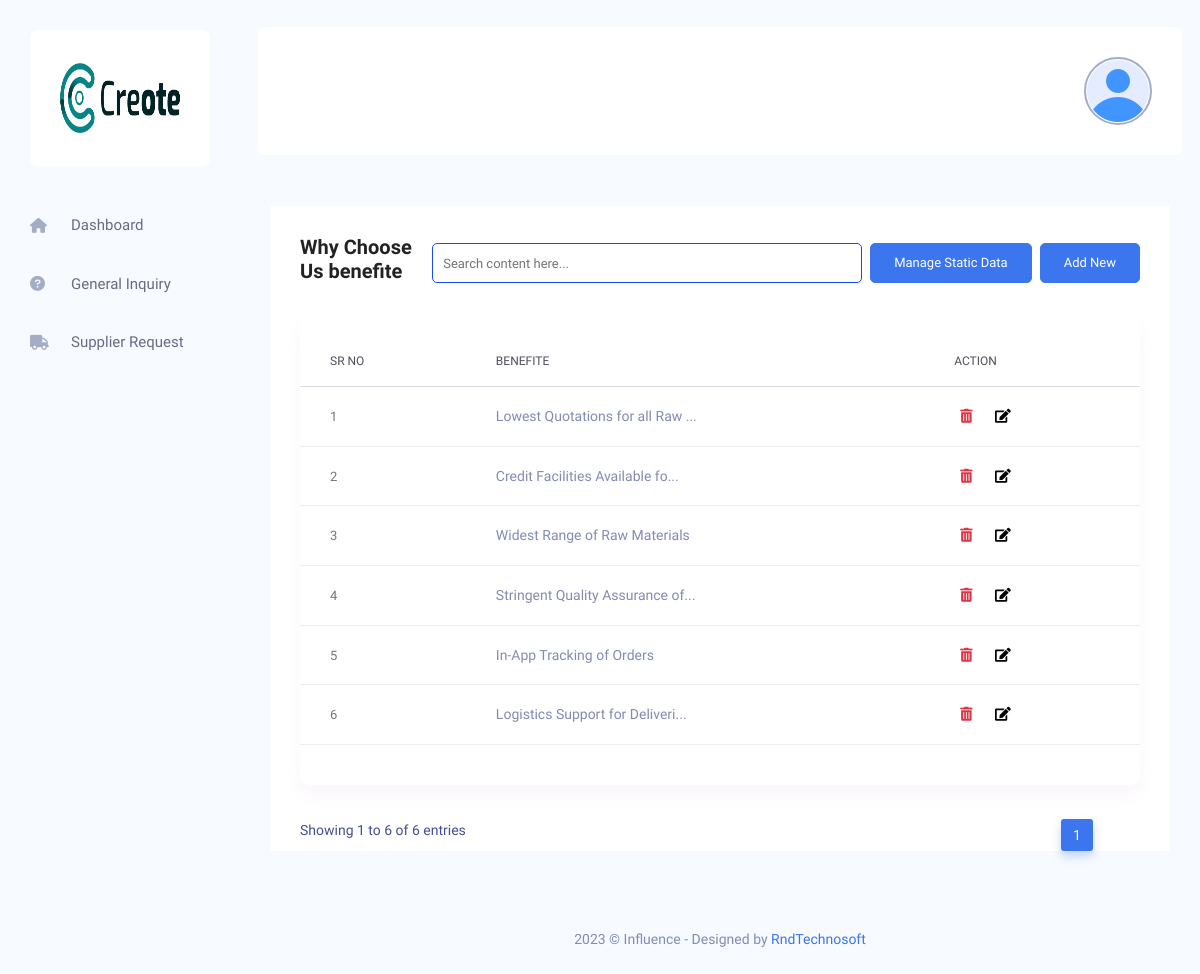
Page /admin/buyer-whychoose.php (signed in) on the committed database.
### tables this page shows
CREATE TABLE `tbl_footer_setting` (
  `id` int(11) UNSIGNED NOT NULL,
  `name` varchar(190) NOT NULL,
  `logo` varchar(190) NOT NULL,
  `alt_tag` varchar(191) NOT NULL,
  `background_image` text NOT NULL,
  `alt_tag1` varchar(191) NOT NULL,
  `about_us_des` varchar(250) NOT NULL,
  `facebook_link` varchar(191) NOT NULL,
  `twitter_link` varchar(191) NOT NULL,
  `instagram_link` varchar(191) NOT NULL,
  `youtube_link` varchar(191) NOT NULL,
  `create_at` timestamp NOT NULL DEFAULT current_timestamp(),
  `update_at` timestamp NULL DEFAULT NULL ON UPDATE current_timestamp()
);

CREATE TABLE `tbl_buyer_whychooseb` (
  `id` int(11) NOT NULL,
  `benefite` text NOT NULL,
  `whychoose_id` int(11) NOT NULL DEFAULT 1
);

### admin/buyer-whychoose.php (the view, shortened to what this page needs)
<?php
include 'includes/header.php';
?>
<?php
include 'includes/side-bar.php';
include 'includes/top-bar.php';
?>
<div class="main_content_iner ">
    <div class="container-fluid plr_30 body_white_bg pt_30">
        <div class="row justify-content-center">
            <div class="col-12">
                <div class="QA_section">
                    <div class="white_box_tittle list_header">
                        <h4>Why Choose Us benefite</h4>
                        <div class="box_right d-flex lms_block">
                            <div class="serach_field_2">
                                <div class="search_inner">
                                    <div class="search_field">
                                        <input type="text" placeholder="Search content here..." class="search-table-data">
                                    </div>
                                </div>
                            </div>
                            <div class="add_button ms-2">
                            <a href="whychoose_static_b.php" class="btn_1">Manage Static Data</a>
                            </div>
                            <div class="add_button ms-2">
                            <a href="add-whychoose-benefite_b.php?add=yes" class="btn_1">Add New</a>
                            </div>
                        </div>
                    </div>
                    <div class="QA_table ">
                        <table class="table lms_table_active">
                            <thead>
                                <tr>
                                    <th scope="col">Sr No</th>
                                    <th scope="col">Benefite</th>
                                    <th scope="col">Action</th>
                                </tr>
                            </thead>
                            <tbody>
                                <?php
                                    $cno = 1;
                                    $buyerwhychoose = "SELECT * FROM tbl_buyer_whychooseb";
                                    $whychooseb = mysqli_query($conn,$buyerwhychoose);
                                    while ($row = mysqli_fetch_assoc($whychooseb)) {
                                ?>
                                        <tr>
                                            <th scope="row"> <a href="#" class="question_content"><?php echo $cno ?></a></th>
                                            <td><?php
                    							$text=$row['benefite'];
                    							$rest = substr($text, 0, 30);
                    							if(strlen($text)<=30)
                    							{	echo $text;	}
                    							else
                    							{	echo stripslashes($rest)."...";	}
                    						?></td>
                                            <td>
                                                <form class="d-inline" onsubmit="return confirm('are you sure');">
                                                    <button type="submit" name="" id="" class="fas fa-trash-alt text-danger border border-0 bg-white">
                                                </form>&nbsp&nbsp
                                                <form class="d-inline" action="add-whychoose-benefite_b.php" method="get">
                                                    <button type="submit" name="" value="" id="" class="fas fa-edit  border border-0 bg-white">
                                                </form>
                                            </td>
                                        </tr>
                                <?php
                                        $cno++;
                                    }
                                 ?>
                            </tbody>
                        </table>
                    </div>
                </div>
            </div>
        </div>
    </div>
</div>
<?php
include 'includes/footer.php';
?>

### admin/includes/side-bar.php (shortened to what this page needs)
<?php
$select = "SELECT * FROM tbl_footer_setting WHERE id = 1";
$footerl = mysqli_query($conn, $select);
$sidebarlogo = mysqli_fetch_assoc($footerl);
?>
<nav class="sidebar">
    <div class="logo d-flex justify-content-between">
        <a href="home.php"><img src="./images/footer/<?php echo $sidebarlogo['logo']; ?>" height="70" width="70" alt="<?php echo $sidebarlogo['alt_tag']; ?>"></a>
    </div>
    <ul id="sidebar_menu">
        <li class="">
            <a class="" href="home.php" aria-expanded="false">
               <i class="fa-solid fa-house"></i>
                <span>Dashboard</span>
            </a>
        </li>
         <li class="">
            <a class="" href="manage-general-inquiry.php" aria-expanded="false">
                <i class="fa-solid fa-circle-question"></i>
                <span>General Inquiry</span>
            </a>
        </li>
         <li class="">
            <a class="" href="manage-supplier-request.php" aria-expanded="false">
                <i class="fas fa-truck"></i>
                <span>Supplier Request</span>
            </a>
        </li>
    </ul>
</nav>

### admin/assets/css/custome.css (style rules this page uses)
.serach_field_2 .search_inner input { color: #000; font-size: 13px; height: 40px; width: 100%; border-radius: 5px; padding-left: 10px !important; border: 1px solid #144bf6; padding-right: 15px; }

### rows in the picture
tbl_footer_setting: logo (placeholder picture)
tbl_buyer_whychooseb: benefite "Lowest Quotations for all Raw"
tbl_buyer_whychooseb: benefite "Credit Facilities Available fo"
tbl_buyer_whychooseb: benefite "Widest Range of Raw Materials"
tbl_buyer_whychooseb: benefite "Stringent Quality Assurance of"
tbl_buyer_whychooseb: benefite "In-App Tracking of Orders"
tbl_buyer_whychooseb: benefite "Logistics Support for Deliveri"
